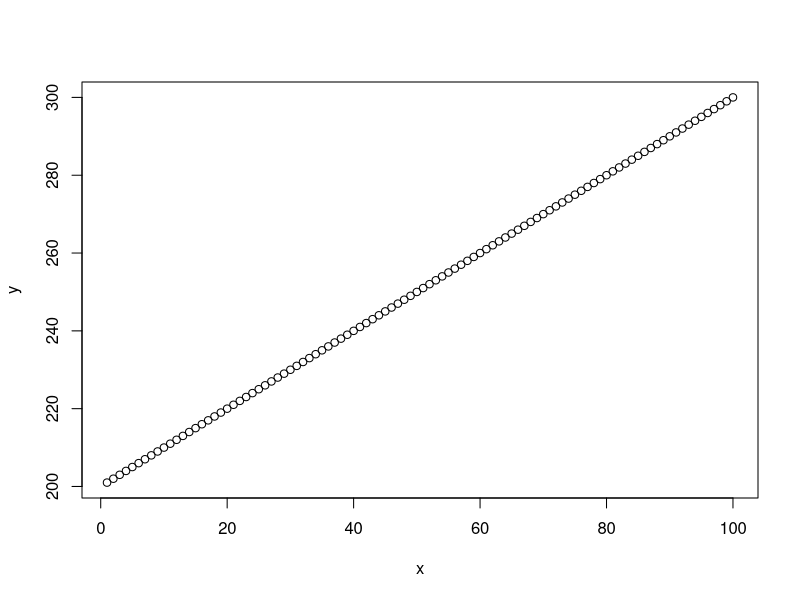
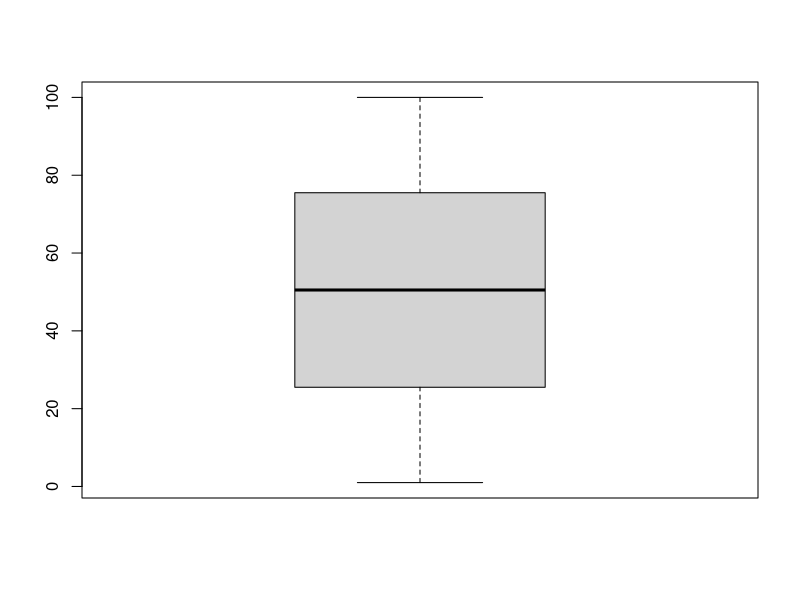
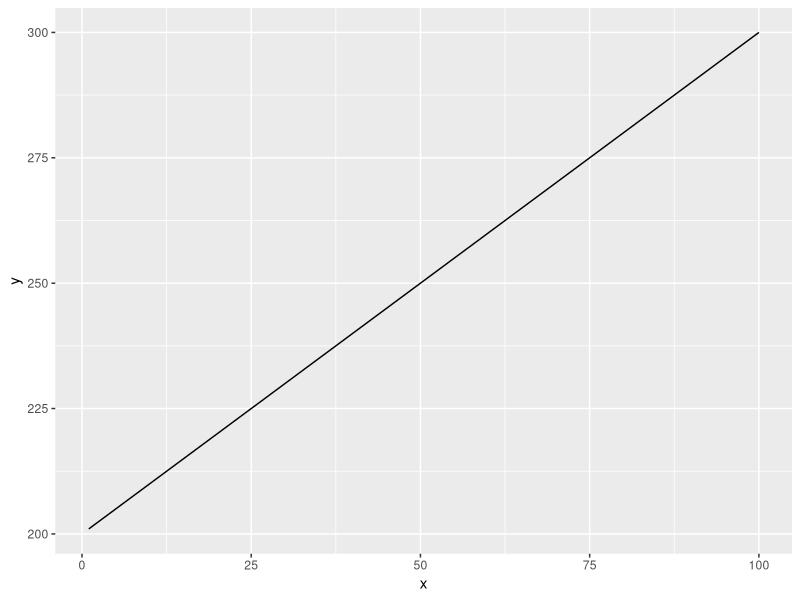

Generate these figures, in order, with R:
#### Aula 01 do dia 12-03-25 ####

# ctrl + r para executar no R console
# ctrl + enter no R studio
4 + 4 - 3
100 ^ 2
1:100 # Sequência de 1 até 100

x = 1:100 # vetor
y = 201:300

plot(x,y)
boxplot(x)

# para carregar uma biblioteca, colocar o nome da bibloteca dentro do ()
library(ggplot2)

# gráfico
dados = data.frame(x=x, y=y)

ggplot(data=dados, aes(x=x, y=y)) + geom_line()
